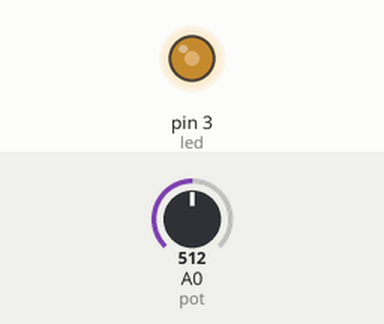
This sketch was run on a simulated Arduino Uno, built with avr-gcc and run on an emulated ATmega328P. Parts: output pins drawn as LEDs (lit = HIGH). Inputs (shaded band) come from the test bench; at power-on: A0 (pot) = 512.

Above: at 1.2 s.
1.3 s: A0 (pot) set to 716
At 1.7 s:
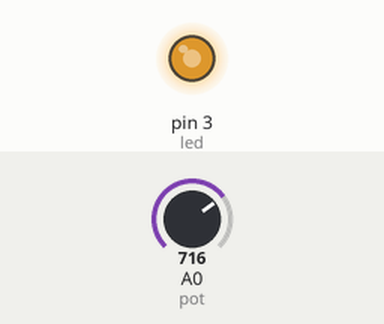
2.8 s: A0 (pot) set to 900
At 4.0 s:
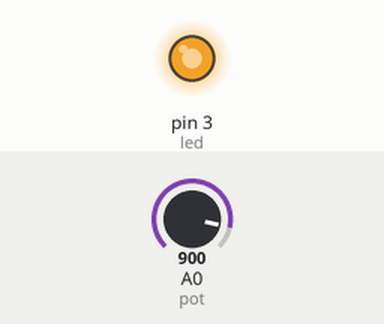
4.3 s: A0 (pot) set to 122
At 5.1 s:
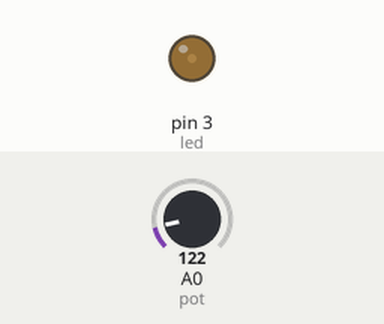
5.8 s: A0 (pot) set to 0
At 6.3 s:
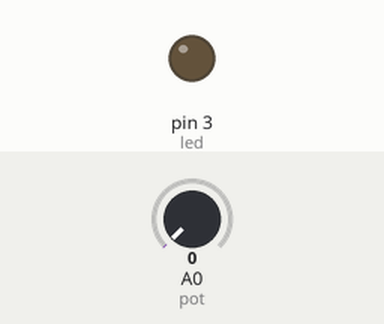
Timing chart, 0 to 8.3 s (numbered marks = the images above; inputs shaded):
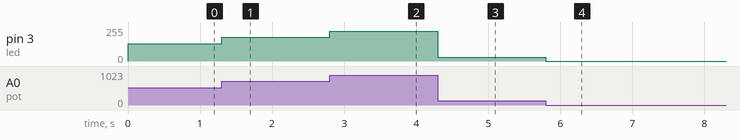

Measured:
- after the input at 1.3 s, pin 3 (led): 128/255 → 179/255 at once
- after the input at 2.8 s, pin 3 (led): 179/255 → 225/255 at once
- after the input at 4.3 s, pin 3 (led): 225/255 → 30/255 at once
- after the input at 5.8 s, pin 3 (led): 30/255 → 0/255 at once

The sketch:

analogRead_leds.ino
```cpp
const int led = 3; // a la salida del pin 3 (pwm) del arduino pondremos un led, por eso se declaran como constantes
const int pot = 0; // Potenciometro conectado en el pin cero analogico, no hace falta declarar los pines analogicos como entrada
int brillo;  // declaramos como variables int el brillo, que vendria siendo la variación de voltaje en los leds


void setup() {
  // put your setup code here, to run once:
  pinMode (led, OUTPUT); // declaramos led (pin 3) como salida digital

}

void loop() {
  // put your main code here, to run repeatedly:

  brillo = analogRead(pot) / 4; // analogRead lee entre 0-1023 equivalente a 5v, lo dividimos entre 4 para convertirlo a 0-255
  analogWrite(led, brillo) ; // maneja valores entre 0-255 equivalente a 5v

}
```
